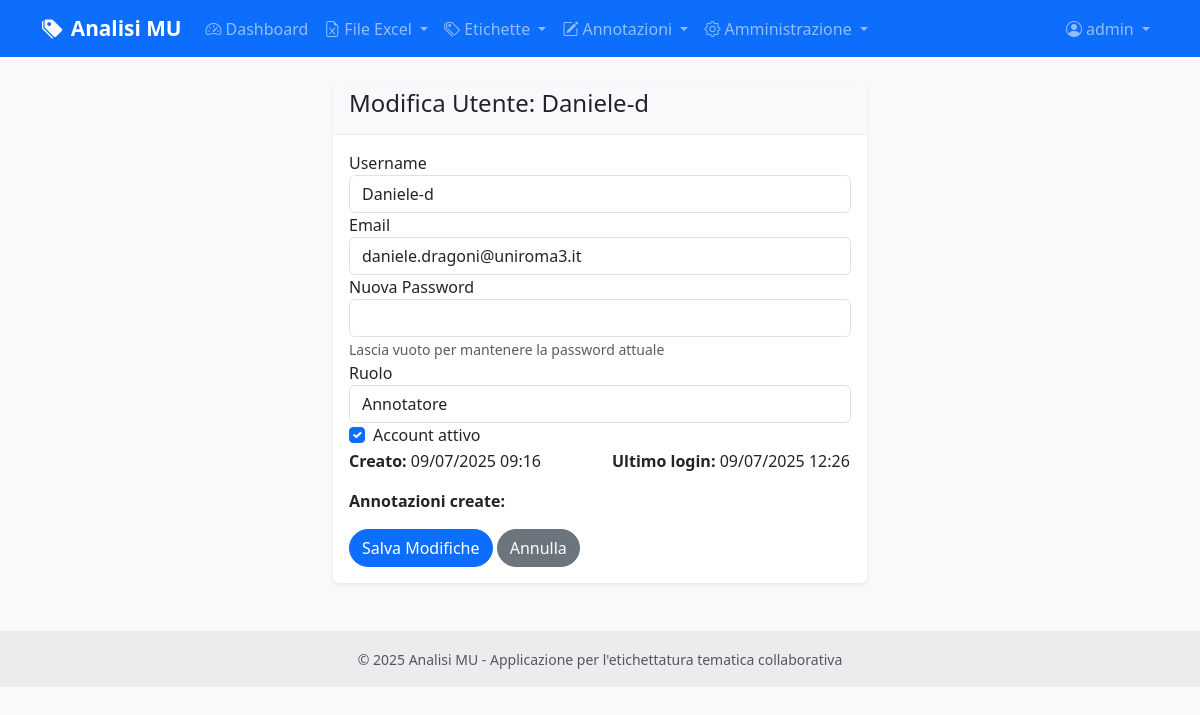
/admin/users/2/edit (signed in), run on an earlier commit of the app's database.
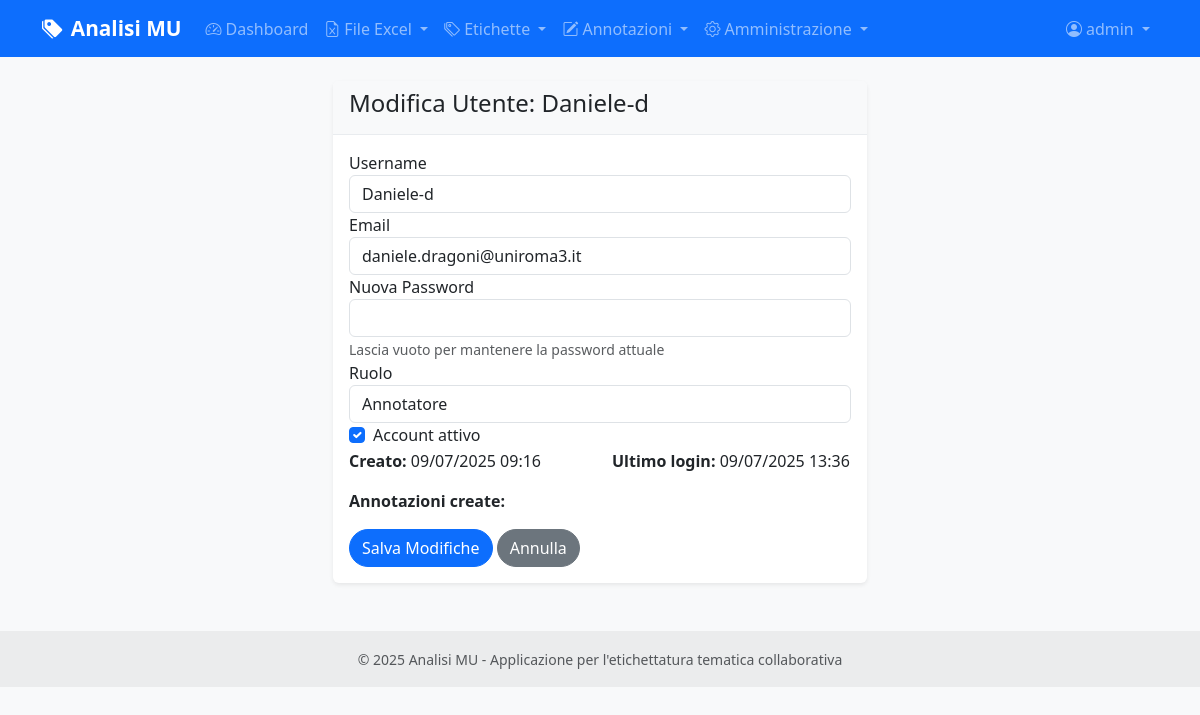
And on a later commit of the database.
### models.py (models this page shows, shortened)
class User(UserMixin, db.Model):
    id = db.Column(db.Integer, primary_key=True)
    username = db.Column(db.String(80), unique=True, nullable=False)
    email = db.Column(db.String(120), unique=True, nullable=False)
    password_hash = db.Column(db.String(255), nullable=False)
    role = db.Column(db.String(20), default='annotatore')  # 'amministratore' o 'annotatore'
    is_active = db.Column(db.Boolean, default=True)
    last_login = db.Column(db.DateTime)
    created_at = db.Column(db.DateTime, default=datetime.utcnow)
    updated_at = db.Column(db.DateTime, default=datetime.utcnow, onupdate=datetime.utcnow)
    annotations = db.relationship('CellAnnotation', backref='user', lazy=True, cascade='all, delete-orphan')
    def can_manage_users(self):
        return self.role == 'amministratore'

### routes/admin.py (the view, shortened to what this page needs)
@admin_bp.route('/users/<int:user_id>/edit', methods=['GET', 'POST'])
@login_required
@admin_required
def edit_user(user_id):
    user = User.query.get_or_404(user_id)
    return render_template('admin/edit_user.html', user=user)

### routes/admin.py (called while the page is built)
def admin_required(f):
    @wraps(f)
    def decorated_function(*args, **kwargs):
        if not current_user.is_authenticated or not current_user.can_manage_users():
            flash('Accesso negato. Sono richiesti privilegi di amministratore.', 'error')
            return redirect(url_for('main.index'))
        return f(*args, **kwargs)
    return decorated_function

### templates/admin/edit_user.html (shortened to what this page needs)
{% extends "base.html" %}
{% block content %}
<div class="container">
    <div class="row justify-content-center">
        <div class="col-md-6">
            <div class="card">
                <div class="card-header">
                    <h4> Modifica Utente: {{ user.username }}</h4>
                </div>
                <div class="card-body">
                    <form method="POST">
                        <div class="form-group">
                            <label for="username">Username</label>
                            <input type="text" class="form-control" id="username" name="username"
                                   value="{{ user.username }}" required>
                        </div>
                        <div class="form-group">
                            <label for="email">Email</label>
                            <input type="email" class="form-control" id="email" name="email"
                                   value="{{ user.email }}" required>
                        </div>
                        <div class="form-group">
                            <label for="password">Nuova Password</label>
                            <input type="password" class="form-control" id="password" name="password">
                            <small class="form-text text-muted">Lascia vuoto per mantenere la password attuale</small>
                        </div>
                        <div class="form-group">
                            <label for="role">Ruolo</label>
                            <select class="form-control" id="role" name="role" required>
                                <option value="annotatore" {% if user.role == 'annotatore' %}selected{% endif %}>
                                    Annotatore
                                </option>
                            </select>
                        </div>
                        <div class="form-group">
                            <div class="form-check">
                                <input type="checkbox" class="form-check-input" id="is_active" name="is_active"
                                       {% if user.is_active %}checked{% endif %}>
                                <label class="form-check-label" for="is_active">
                                    Account attivo
                                </label>
                            </div>
                        </div>
                        <div class="row">
                            <div class="col-md-6">
                                <p><strong>Creato:</strong> {{ user.created_at.strftime('%d/%m/%Y %H:%M') }}</p>
                            </div>
                            <div class="col-md-6">
                                <p><strong>Ultimo login:</strong>
                                {% if user.last_login %}
                                    {{ user.last_login.strftime('%d/%m/%Y %H:%M') }}
                                {% else %}
                                    Mai
                                {% endif %}
                                </p>
                            </div>
                        </div>
                        <div class="row">
                            <div class="col-md-12">
                                <p><strong>Annotazioni create:</strong>
                                    <span class="badge badge-info">{{ user.annotations|length }}</span>
                                </p>
                            </div>
                        </div>
                        <div class="form-group">
                            <button type="submit" class="btn btn-primary">
                                 Salva Modifiche
                            </button>
                            <a href="{{ url_for('admin.manage_users') }}" class="btn btn-secondary">
                                 Annulla
                            </a>
                        </div>
                    </form>
                </div>
            </div>
        </div>
    </div>
</div>
{% endblock %}

What changed in the data, as far as the page shows it:
changed User "Daniele-d": last_login "09/07/2025 12:26" → "09/07/2025 13:36"
